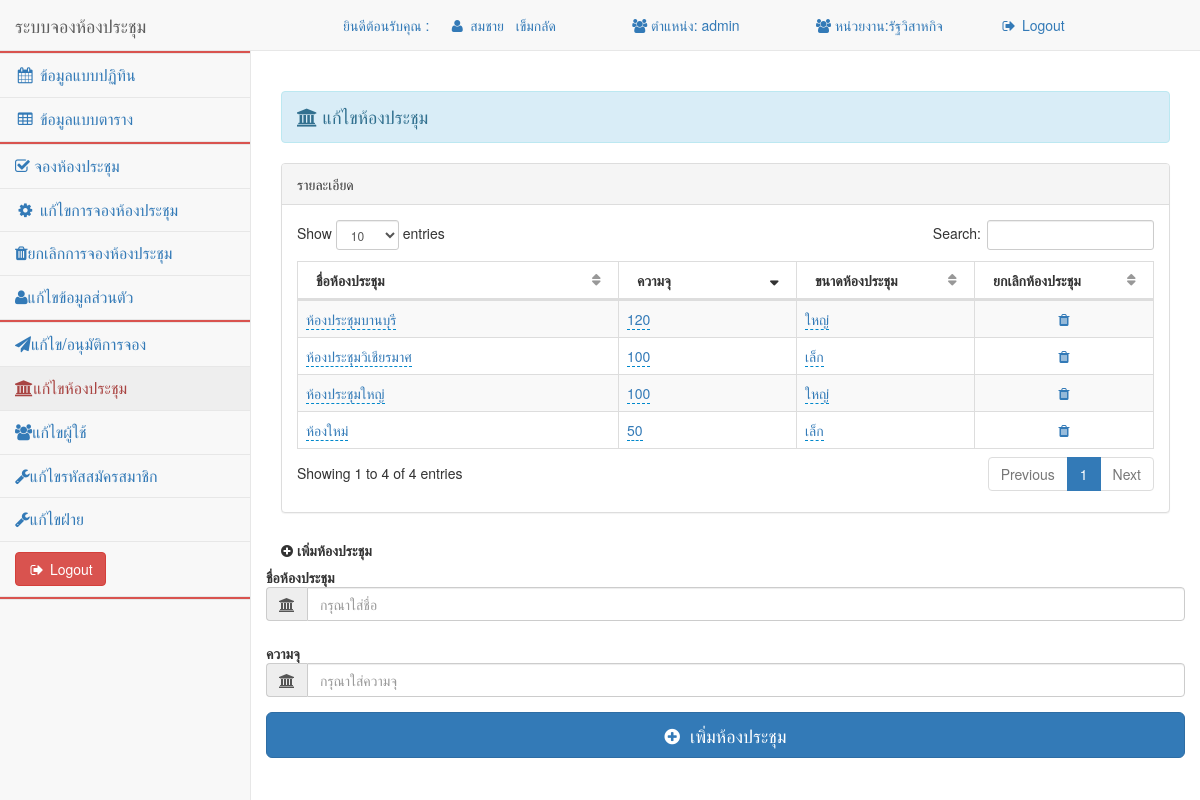
/pages/main.php?menu=2editroom (signed in), run on the app's committed database.
### tables this page shows
CREATE TABLE `room_meeting` (
  `id_Room` int(11) NOT NULL COMMENT 'รันออโต้ ไอดีห้องประชุม',
  `name_Room` varchar(100) NOT NULL COMMENT 'ชื่อห้องประชุม',
  `capacity` int(20) NOT NULL COMMENT 'ความจุของห้องประชุม จุได้กี่ที่',
  `Size` int(5) DEFAULT NULL COMMENT 'ขนาดห้อง'
);

### pages/RoomAdmin-edit.php (the view, shortened to what this page needs)
<?php
$mysqli = connect();
?>
 <div class="row">
                <div class="col-lg-12">
                    <h4 class="page-header alert alert-info"><i class="fa fa-university" aria-hidden="true"></i> แก้ไขห้องประชุม</h3>
                </div>
          </div>
<div class="row">
                    <div class="col-lg-12">
<div class="row">
                <div class="col-lg-12">
                    <div class="panel panel-default">
 <div class="panel-heading">
                            รายละเอียด
                        </div>
 <?php
	$sql=" SELECT * FROM room_meeting ";
    $result = $mysqli->query($sql);
		 ?>
                        <div class="panel-body">
                            <div class="dataTable_wrapper">
                                <table class="table table-striped table-bordered table-hover" id="dataTables1">
                                    <thead>
                                        <tr>
											<th width="18%">ชื่อห้องประชุม</th>
                                            <th width="10%">ความจุ</th>
											<th width="10%">ขนาดห้องประชุม</th>
                                            <th width="10%">ยกเลิกห้องประชุม</th>
                                        </tr>
                                    </thead>
                                    <tbody>
                                    <?php
                                    while($rs=$result->fetch_object()){
										?>
                                        <tr>
    <td class="name">
      <a href="#" id="name<?php echo $rs->id_Room ; ?>" data-url="editRoomAdmin.php" data-pk="<?php echo $rs->id_Room  ; ?>" data-value="<?php echo $rs->name_Room; ?>" data-name="name"><?php echo $rs->name_Room;?></a>
	</td>
    <td class="cap">
      <a href="#" id="cap<?php echo $rs->id_Room ; ?>" data-url="editCapAdmin.php" data-pk="<?php echo $rs->id_Room  ; ?>" data-value="<?php echo $rs->capacity; ?>" data-name="cap"><?php echo $rs->capacity;?></a>
    </td>
	<td class="size">
      <a href="#" id="cap<?php echo $rs->id_Room ; ?>" data-url="editSizeAdmin.php" data-pk="<?php echo $rs->id_Room  ; ?>" data-value="<?php echo $rs->Size; ?>" data-name="cap"><?php if($rs->Size == 2) {echo "เล็ก";} elseif($rs->Size == 1){echo "ใหญ่";}  ?></a>
    </td>
    <td align="center">
      <a href="del-roomAdmin.php?id=<?php echo $rs->id_Room; ?>"><i class="fa fa-trash" aria-hidden="true"></i></a>
	</td>
                                        </tr>
                                    <?php
									}
									?>
                                    </tbody>
                                </table>
                            </div>
    </div>   </div>
    <form class="form-horizontal" method="post" action="addRoomAdmin.php">
					<label for="name" class="cols-sm-5 control-label"><i class="fa fa-plus-circle" aria-hidden="true"></i> เพิ่มห้องประชุม </label>
						<div class="form-group">
							<label for="name" class="cols-sm-2 control-label">ชื่อห้องประชุม</label>
							<div class="cols-sm-10">
								<div class="input-group">
									<span class="input-group-addon"><i class="fa fa-university" aria-hidden="true"></i></span>
									<input type="text" class="form-control" name="name_Room"  placeholder="กรุณาใส่ชื่อ" required/>
								</div>
							</div>
						</div>
						<div class="form-group">
							<label for="email" class="cols-sm-2 control-label">ความจุ</label>
							<div class="cols-sm-10">
								<div class="input-group">
									<span class="input-group-addon"><i class="fa fa-university" aria-hidden="true"></i></span>
									<input type="text" class="form-control" name="capacity"  placeholder="กรุณาใส่ความจุ" required/>
								</div>
							</div>
						</div>
						<div class="form-group ">
							<button type="submit" class="btn btn-primary btn-lg btn-block login-button"><i class="fa fa-plus-circle" aria-hidden="true"></i> &nbsp;เพิ่มห้องประชุม</button>
						</div>
					</form>
                    </div></div></div></div>

### fullcalendar.print.css (style rules this page uses)
th, td, hr, thead, tbody, .fc-row { border-color: #ccc !important; background: #fff !important; }

### data on the page
room_meeting: name_Room "ห้องประชุมบานบุรี", capacity "120", $rs->id_Room 1 (drawn), Size "ใหญ่"
room_meeting: name_Room "ห้องประชุมวิเชียรมาศ", capacity "100", $rs->id_Room 2 (drawn), Size "เล็ก"
room_meeting: name_Room "ห้องประชุมใหญ่", capacity "100", $rs->Size 1 (drawn), Size "ใหญ่"
room_meeting: name_Room "ห้องใหม่", capacity "50", $rs->Size 2 (drawn), Size "เล็ก"

### other printed values
$_SESSION['uname'] "สมชาย"
$_SESSION['lname'] "เข็มกลัด"
$_SESSION['group'] "admin"
$_SESSION['depart'] "รัฐวิสาหกิจ"
